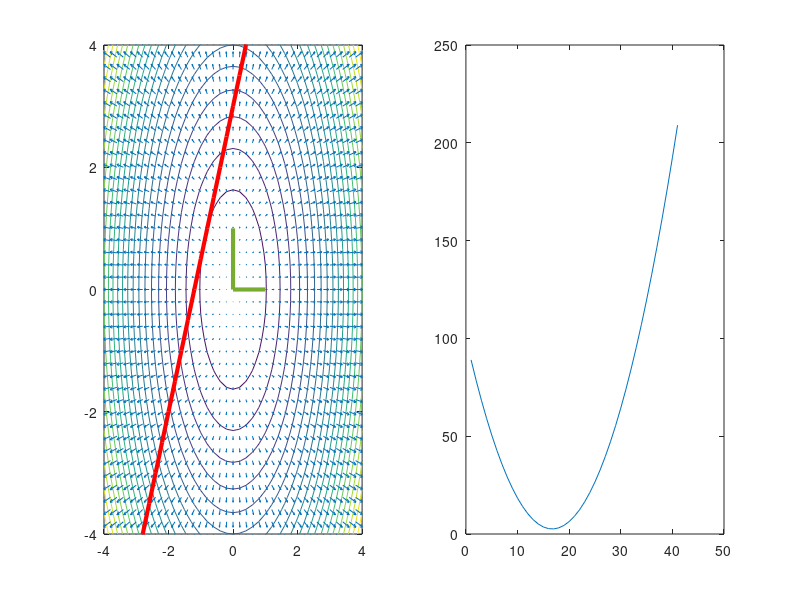

The MATLAB source for this figure:
clear all
A = [5 0; 0 2];
T = [-2 -2]; S = [-0.2 -0.5];
tx = -4:.2:4; ty = T(2) + (tx-T(1))*S(2)/S(1);
[B,C] = eig(A);
[X,Y] = meshgrid(-4:.2:4, -4:.2:4);
Z = 0.5*(A(1,1)*X .^2 + 2*A(1,2)*X.*Y + A(2,2)*Y.^2);
[dX,dY]=gradient(Z);
subplot(1,2,1)
contour(X,Y,Z,20)
hold on
quiver(X,Y,dX,dY)
hold on
line([0 B(1,1)], [0 B(1,2)], 'linewidth', 3)
hold on
line([0 B(2,1)], [0 B(2,2)], 'linewidth', 3)
hold on
line(tx,ty,'linewidth',3,'color',[1 0 0])
hold off
axis([-4 4 -4 4])
subplot(1,2,2)
for i = 1:length(tx)
tt(i) = i;
tz(i) = 0.5*(A(1,1)*tx(i)^2 + 2*A(1,2)*tx(i)*ty(i) + A(2,2)*ty(i)^2);
end
plot(tt,tz)